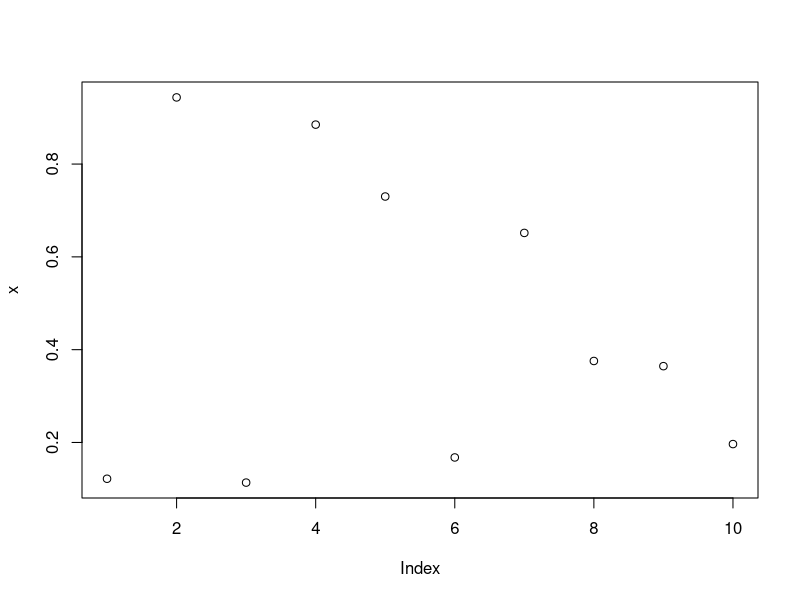

Here is the R script that generated this plot:
# test script

x<-runif(10)
plot(x)
cat("hello everyone!\n")

extra_stuff<-function()
{
    cat("\nextra processing")
}
